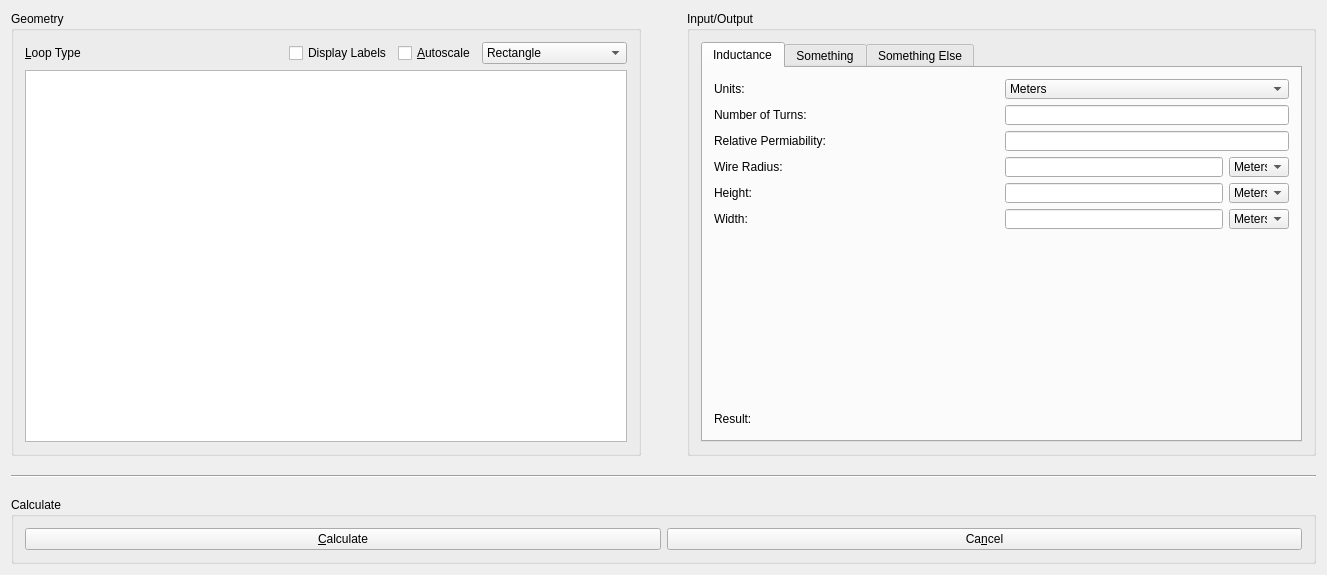
<?xml version="1.0" encoding="UTF-8"?>
<ui version="4.0">
 <class>inductanceCalc</class>
 <widget class="QWidget" name="inductanceCalc">
  <property name="geometry">
   <rect>
    <x>0</x>
    <y>0</y>
    <width>1327</width>
    <height>575</height>
   </rect>
  </property>
  <property name="windowTitle">
   <string>inductanceCalc</string>
  </property>
  <layout class="QGridLayout" name="gridLayout_13">
   <item row="3" column="0">
    <widget class="QGroupBox" name="calculateGroup">
     <property name="title">
      <string>Calculate</string>
     </property>
     <layout class="QGridLayout" name="gridLayout_12">
      <item row="0" column="0">
       <layout class="QHBoxLayout" name="horizontalLayout_17">
        <item>
         <widget class="QPushButton" name="calculateButton">
          <property name="text">
           <string>&amp;Calculate</string>
          </property>
         </widget>
        </item>
        <item>
         <widget class="QPushButton" name="cancelCalculateButton">
          <property name="text">
           <string>Ca&amp;ncel</string>
          </property>
         </widget>
        </item>
       </layout>
      </item>
     </layout>
    </widget>
   </item>
   <item row="1" column="0">
    <layout class="QHBoxLayout" name="horizontalLayout_13">
     <item>
      <widget class="QGroupBox" name="geometryGroup">
       <property name="minimumSize">
        <size>
         <width>250</width>
         <height>260</height>
        </size>
       </property>
       <property name="maximumSize">
        <size>
         <width>1000</width>
         <height>1000</height>
        </size>
       </property>
       <property name="title">
        <string>Geometry</string>
       </property>
       <layout class="QVBoxLayout" name="verticalLayout_8">
        <item>
         <layout class="QHBoxLayout" name="horizontalLayout_14">
          <item>
           <widget class="QLabel" name="loopTypeLabel">
            <property name="text">
             <string>&amp;Loop Type</string>
            </property>
            <property name="buddy">
             <cstring>loopCombo</cstring>
            </property>
           </widget>
          </item>
          <item>
           <spacer name="horizontalSpacer_23">
            <property name="orientation">
             <enum>Qt::Horizontal</enum>
            </property>
            <property name="sizeHint" stdset="0">
             <size>
              <width>40</width>
              <height>20</height>
             </size>
            </property>
           </spacer>
          </item>
          <item>
           <widget class="QCheckBox" name="labelsCheck">
            <property name="text">
             <string>Display Labels</string>
            </property>
           </widget>
          </item>
          <item>
           <widget class="QCheckBox" name="autoScaleCheck">
            <property name="enabled">
             <bool>true</bool>
            </property>
            <property name="toolTip">
             <string>Automatically scales the drawing to allow maximum visibility.</string>
            </property>
            <property name="text">
             <string>&amp;Autoscale</string>
            </property>
            <property name="checked">
             <bool>false</bool>
            </property>
           </widget>
          </item>
          <item>
           <widget class="QComboBox" name="loopCombo">
            <property name="minimumSize">
             <size>
              <width>125</width>
              <height>20</height>
             </size>
            </property>
            <property name="toolTip">
             <string>&lt;!DOCTYPE HTML PUBLIC &quot;-//W3C//DTD HTML 4.0//EN&quot; &quot;http://www.w3.org/TR/REC-html40/strict.dtd&quot;&gt;
&lt;html&gt;&lt;head&gt;&lt;meta name=&quot;qrichtext&quot; content=&quot;1&quot; /&gt;&lt;style type=&quot;text/css&quot;&gt;
p, li { white-space: pre-wrap; }
&lt;/style&gt;&lt;/head&gt;&lt;body style=&quot; font-family:'MS Shell Dlg 2'; font-size:8pt; font-weight:400; font-style:normal;&quot;&gt;
&lt;p style=&quot; margin-top:12px; margin-bottom:12px; margin-left:0px; margin-right:0px; -qt-block-indent:0; text-indent:0px;&quot;&gt;The current loop type. Click the dropdown box to select a different loop type.&lt;/p&gt;&lt;/body&gt;&lt;/html&gt;</string>
            </property>
            <item>
             <property name="text">
              <string>Rectangle</string>
             </property>
            </item>
            <item>
             <property name="text">
              <string>Square</string>
             </property>
            </item>
            <item>
             <property name="text">
              <string>Circle</string>
             </property>
            </item>
            <item>
             <property name="text">
              <string>Triangle (Equilateral)</string>
             </property>
            </item>
            <item>
             <property name="text">
              <string>Triangle (Isosceles)</string>
             </property>
            </item>
           </widget>
          </item>
         </layout>
        </item>
        <item>
         <widget class="QGraphicsView" name="geometryView">
          <property name="enabled">
           <bool>true</bool>
          </property>
          <property name="focusPolicy">
           <enum>Qt::NoFocus</enum>
          </property>
          <property name="toolTip">
           <string>&lt;html&gt;&lt;head/&gt;&lt;body&gt;&lt;p&gt;Based on user input, a live diagram of user-defined geometry will appear here.&lt;/p&gt;&lt;/body&gt;&lt;/html&gt;</string>
          </property>
          <property name="verticalScrollBarPolicy">
           <enum>Qt::ScrollBarAlwaysOff</enum>
          </property>
          <property name="horizontalScrollBarPolicy">
           <enum>Qt::ScrollBarAlwaysOff</enum>
          </property>
          <property name="sizeAdjustPolicy">
           <enum>QAbstractScrollArea::AdjustIgnored</enum>
          </property>
          <property name="interactive">
           <bool>false</bool>
          </property>
          <property name="renderHints">
           <set>QPainter::Antialiasing|QPainter::HighQualityAntialiasing|QPainter::SmoothPixmapTransform|QPainter::TextAntialiasing</set>
          </property>
          <property name="dragMode">
           <enum>QGraphicsView::NoDrag</enum>
          </property>
          <property name="transformationAnchor">
           <enum>QGraphicsView::AnchorUnderMouse</enum>
          </property>
          <property name="resizeAnchor">
           <enum>QGraphicsView::AnchorUnderMouse</enum>
          </property>
          <property name="viewportUpdateMode">
           <enum>QGraphicsView::FullViewportUpdate</enum>
          </property>
          <property name="rubberBandSelectionMode">
           <enum>Qt::ContainsItemShape</enum>
          </property>
         </widget>
        </item>
       </layout>
      </widget>
     </item>
     <item>
      <spacer name="horizontalSpacer_24">
       <property name="orientation">
        <enum>Qt::Horizontal</enum>
       </property>
       <property name="sizeType">
        <enum>QSizePolicy::Maximum</enum>
       </property>
       <property name="sizeHint" stdset="0">
        <size>
         <width>40</width>
         <height>20</height>
        </size>
       </property>
      </spacer>
     </item>
     <item>
      <widget class="QGroupBox" name="inputGroup">
       <property name="minimumSize">
        <size>
         <width>250</width>
         <height>260</height>
        </size>
       </property>
       <property name="maximumSize">
        <size>
         <width>1000</width>
         <height>1000</height>
        </size>
       </property>
       <property name="title">
        <string>Input/Output</string>
       </property>
       <layout class="QGridLayout" name="gridLayout_9">
        <item row="0" column="1">
         <layout class="QGridLayout" name="gridLayout_10">
          <item row="6" column="1">
           <widget class="QTabWidget" name="tabWidget">
            <property name="currentIndex">
             <number>0</number>
            </property>
            <widget class="QWidget" name="Inductance">
             <attribute name="title">
              <string>Inductance</string>
             </attribute>
             <attribute name="toolTip">
              <string>Calculates inductance based upon the parameters defined below.</string>
             </attribute>
             <layout class="QGridLayout" name="gridLayout">
              <item row="0" column="0">
               <layout class="QHBoxLayout" name="horizontalLayout_15">
                <item>
                 <layout class="QVBoxLayout" name="verticalLayout_2">
                  <item>
                   <layout class="QHBoxLayout" name="horizontalLayout_7">
                    <item>
                     <widget class="QLabel" name="unitsLabel">
                      <property name="minimumSize">
                       <size>
                        <width>200</width>
                        <height>20</height>
                       </size>
                      </property>
                      <property name="text">
                       <string>Units:</string>
                      </property>
                     </widget>
                    </item>
                    <item>
                     <spacer name="horizontalSpacer_25">
                      <property name="orientation">
                       <enum>Qt::Horizontal</enum>
                      </property>
                      <property name="sizeHint" stdset="0">
                       <size>
                        <width>17</width>
                        <height>20</height>
                       </size>
                      </property>
                     </spacer>
                    </item>
                   </layout>
                  </item>
                  <item>
                   <layout class="QHBoxLayout" name="horizontalLayout_8">
                    <item>
                     <widget class="QLabel" name="numTurnsLabel">
                      <property name="minimumSize">
                       <size>
                        <width>200</width>
                        <height>20</height>
                       </size>
                      </property>
                      <property name="text">
                       <string>Number of Turns:</string>
                      </property>
                     </widget>
                    </item>
                    <item>
                     <spacer name="horizontalSpacer_26">
                      <property name="orientation">
                       <enum>Qt::Horizontal</enum>
                      </property>
                      <property name="sizeHint" stdset="0">
                       <size>
                        <width>17</width>
                        <height>20</height>
                       </size>
                      </property>
                     </spacer>
                    </item>
                   </layout>
                  </item>
                  <item>
                   <layout class="QHBoxLayout" name="horizontalLayout_10">
                    <item>
                     <widget class="QLabel" name="relPermLabel">
                      <property name="minimumSize">
                       <size>
                        <width>200</width>
                        <height>20</height>
                       </size>
                      </property>
                      <property name="text">
                       <string>Relative Permiability:</string>
                      </property>
                     </widget>
                    </item>
                    <item>
                     <spacer name="horizontalSpacer_28">
                      <property name="orientation">
                       <enum>Qt::Horizontal</enum>
                      </property>
                      <property name="sizeHint" stdset="0">
                       <size>
                        <width>17</width>
                        <height>20</height>
                       </size>
                      </property>
                     </spacer>
                    </item>
                   </layout>
                  </item>
                  <item>
                   <layout class="QHBoxLayout" name="horizontalLayout_9">
                    <item>
                     <widget class="QLabel" name="wireRadiusLabel">
                      <property name="minimumSize">
                       <size>
                        <width>200</width>
                        <height>20</height>
                       </size>
                      </property>
                      <property name="text">
                       <string>Wire Radius:</string>
                      </property>
                     </widget>
                    </item>
                    <item>
                     <spacer name="horizontalSpacer_27">
                      <property name="orientation">
                       <enum>Qt::Horizontal</enum>
                      </property>
                      <property name="sizeHint" stdset="0">
                       <size>
                        <width>17</width>
                        <height>20</height>
                       </size>
                      </property>
                     </spacer>
                    </item>
                   </layout>
                  </item>
                  <item>
                   <layout class="QHBoxLayout" name="horizontalLayout_11">
                    <item>
                     <widget class="QLabel" name="heightLabel">
                      <property name="minimumSize">
                       <size>
                        <width>200</width>
                        <height>20</height>
                       </size>
                      </property>
                      <property name="text">
                       <string>Height:</string>
                      </property>
                     </widget>
                    </item>
                    <item>
                     <spacer name="horizontalSpacer_29">
                      <property name="orientation">
                       <enum>Qt::Horizontal</enum>
                      </property>
                      <property name="sizeHint" stdset="0">
                       <size>
                        <width>17</width>
                        <height>20</height>
                       </size>
                      </property>
                     </spacer>
                    </item>
                   </layout>
                  </item>
                  <item>
                   <layout class="QHBoxLayout" name="horizontalLayout_12">
                    <item>
                     <widget class="QLabel" name="widthLabel">
                      <property name="minimumSize">
                       <size>
                        <width>200</width>
                        <height>20</height>
                       </size>
                      </property>
                      <property name="text">
                       <string>Width:</string>
                      </property>
                     </widget>
                    </item>
                    <item>
                     <spacer name="horizontalSpacer_30">
                      <property name="orientation">
                       <enum>Qt::Horizontal</enum>
                      </property>
                      <property name="sizeHint" stdset="0">
                       <size>
                        <width>14</width>
                        <height>17</height>
                       </size>
                      </property>
                     </spacer>
                    </item>
                   </layout>
                  </item>
                 </layout>
                </item>
                <item>
                 <layout class="QVBoxLayout" name="verticalLayout">
                  <item>
                   <widget class="QComboBox" name="unitsCombo">
                    <property name="minimumSize">
                     <size>
                      <width>120</width>
                      <height>20</height>
                     </size>
                    </property>
                    <property name="toolTip">
                     <string>&lt;html&gt;&lt;head/&gt;&lt;body&gt;&lt;p&gt;Change the default unit of measurement here. Individual units can be changed in the selection boxes below.&lt;/p&gt;&lt;/body&gt;&lt;/html&gt;</string>
                    </property>
                    <item>
                     <property name="text">
                      <string>Meters</string>
                     </property>
                    </item>
                    <item>
                     <property name="text">
                      <string>cm</string>
                     </property>
                    </item>
                    <item>
                     <property name="text">
                      <string>mm</string>
                     </property>
                    </item>
                    <item>
                     <property name="text">
                      <string>Inches</string>
                     </property>
                    </item>
                    <item>
                     <property name="text">
                      <string>mil</string>
                     </property>
                    </item>
                   </widget>
                  </item>
                  <item>
                   <layout class="QHBoxLayout" name="horizontalLayout_2">
                    <item>
                     <widget class="QLineEdit" name="numTurnsEditor">
                      <property name="minimumSize">
                       <size>
                        <width>100</width>
                        <height>20</height>
                       </size>
                      </property>
                      <property name="text">
                       <string/>
                      </property>
                      <property name="placeholderText">
                       <string/>
                      </property>
                     </widget>
                    </item>
                   </layout>
                  </item>
                  <item>
                   <layout class="QHBoxLayout" name="horizontalLayout_4">
                    <item>
                     <widget class="QLineEdit" name="relPermEditor">
                      <property name="minimumSize">
                       <size>
                        <width>100</width>
                        <height>20</height>
                       </size>
                      </property>
                      <property name="text">
                       <string/>
                      </property>
                      <property name="placeholderText">
                       <string/>
                      </property>
                     </widget>
                    </item>
                   </layout>
                  </item>
                  <item>
                   <layout class="QHBoxLayout" name="horizontalLayout_3">
                    <item>
                     <widget class="QLineEdit" name="wireRadiusEditor">
                      <property name="minimumSize">
                       <size>
                        <width>100</width>
                        <height>20</height>
                       </size>
                      </property>
                      <property name="text">
                       <string/>
                      </property>
                      <property name="placeholderText">
                       <string/>
                      </property>
                     </widget>
                    </item>
                    <item>
                     <widget class="QComboBox" name="wireRadiusUnit">
                      <property name="minimumSize">
                       <size>
                        <width>60</width>
                        <height>20</height>
                       </size>
                      </property>
                      <property name="maximumSize">
                       <size>
                        <width>60</width>
                        <height>20</height>
                       </size>
                      </property>
                      <item>
                       <property name="text">
                        <string>Meters</string>
                       </property>
                      </item>
                      <item>
                       <property name="text">
                        <string>cm</string>
                       </property>
                      </item>
                      <item>
                       <property name="text">
                        <string>mm</string>
                       </property>
                      </item>
                      <item>
                       <property name="text">
                        <string>Inches</string>
                       </property>
                      </item>
                      <item>
                       <property name="text">
                        <string>mil</string>
                       </property>
                      </item>
                     </widget>
                    </item>
                   </layout>
                  </item>
                  <item>
                   <layout class="QHBoxLayout" name="horizontalLayout_5">
                    <item>
                     <widget class="QLineEdit" name="heightEditor">
                      <property name="minimumSize">
                       <size>
                        <width>100</width>
                        <height>20</height>
                       </size>
                      </property>
                      <property name="text">
                       <string/>
                      </property>
                      <property name="placeholderText">
                       <string/>
                      </property>
                     </widget>
                    </item>
                    <item>
                     <widget class="QComboBox" name="heightUnit">
                      <property name="minimumSize">
                       <size>
                        <width>60</width>
                        <height>20</height>
                       </size>
                      </property>
                      <property name="maximumSize">
                       <size>
                        <width>60</width>
                        <height>20</height>
                       </size>
                      </property>
                      <item>
                       <property name="text">
                        <string>Meters</string>
                       </property>
                      </item>
                      <item>
                       <property name="text">
                        <string>cm</string>
                       </property>
                      </item>
                      <item>
                       <property name="text">
                        <string>mm</string>
                       </property>
                      </item>
                      <item>
                       <property name="text">
                        <string>Inches</string>
                       </property>
                      </item>
                      <item>
                       <property name="text">
                        <string>mil</string>
                       </property>
                      </item>
                     </widget>
                    </item>
                   </layout>
                  </item>
                  <item>
                   <layout class="QHBoxLayout" name="horizontalLayout_6">
                    <item>
                     <widget class="QLineEdit" name="widthEditor">
                      <property name="minimumSize">
                       <size>
                        <width>100</width>
                        <height>20</height>
                       </size>
                      </property>
                      <property name="text">
                       <string/>
                      </property>
                      <property name="placeholderText">
                       <string/>
                      </property>
                     </widget>
                    </item>
                    <item>
                     <widget class="QComboBox" name="widthUnit">
                      <property name="minimumSize">
                       <size>
                        <width>60</width>
                        <height>20</height>
                       </size>
                      </property>
                      <property name="maximumSize">
                       <size>
                        <width>60</width>
                        <height>20</height>
                       </size>
                      </property>
                      <item>
                       <property name="text">
                        <string>Meters</string>
                       </property>
                      </item>
                      <item>
                       <property name="text">
                        <string>cm</string>
                       </property>
                      </item>
                      <item>
                       <property name="text">
                        <string>mm</string>
                       </property>
                      </item>
                      <item>
                       <property name="text">
                        <string>Inches</string>
                       </property>
                      </item>
                      <item>
                       <property name="text">
                        <string>mil</string>
                       </property>
                      </item>
                     </widget>
                    </item>
                   </layout>
                  </item>
                 </layout>
                </item>
               </layout>
              </item>
              <item row="1" column="0">
               <spacer name="verticalSpacer_11">
                <property name="orientation">
                 <enum>Qt::Vertical</enum>
                </property>
                <property name="sizeHint" stdset="0">
                 <size>
                  <width>20</width>
                  <height>204</height>
                 </size>
                </property>
               </spacer>
              </item>
              <item row="2" column="0">
               <layout class="QHBoxLayout" name="horizontalLayout">
                <item>
                 <widget class="QLabel" name="resultLabel">
                  <property name="minimumSize">
                   <size>
                    <width>200</width>
                    <height>20</height>
                   </size>
                  </property>
                  <property name="text">
                   <string>Result:</string>
                  </property>
                 </widget>
                </item>
                <item>
                 <spacer name="horizontalSpacer">
                  <property name="orientation">
                   <enum>Qt::Horizontal</enum>
                  </property>
                  <property name="sizeHint" stdset="0">
                   <size>
                    <width>40</width>
                    <height>20</height>
                   </size>
                  </property>
                 </spacer>
                </item>
                <item>
                 <widget class="QLabel" name="answerLabel">
                  <property name="minimumSize">
                   <size>
                    <width>100</width>
                    <height>20</height>
                   </size>
                  </property>
                  <property name="text">
                   <string/>
                  </property>
                 </widget>
                </item>
               </layout>
              </item>
             </layout>
            </widget>
            <widget class="QWidget" name="Something">
             <attribute name="title">
              <string>Something</string>
             </attribute>
            </widget>
            <widget class="QWidget" name="tab">
             <attribute name="title">
              <string>Something Else</string>
             </attribute>
            </widget>
           </widget>
          </item>
         </layout>
        </item>
       </layout>
      </widget>
     </item>
    </layout>
   </item>
   <item row="2" column="0">
    <layout class="QVBoxLayout" name="verticalLayout_9">
     <item>
      <spacer name="verticalSpacer_12">
       <property name="orientation">
        <enum>Qt::Vertical</enum>
       </property>
       <property name="sizeType">
        <enum>QSizePolicy::Fixed</enum>
       </property>
       <property name="sizeHint" stdset="0">
        <size>
         <width>20</width>
         <height>13</height>
        </size>
       </property>
      </spacer>
     </item>
     <item>
      <widget class="Line" name="line_5">
       <property name="orientation">
        <enum>Qt::Horizontal</enum>
       </property>
      </widget>
     </item>
     <item>
      <spacer name="verticalSpacer_13">
       <property name="orientation">
        <enum>Qt::Vertical</enum>
       </property>
       <property name="sizeType">
        <enum>QSizePolicy::Fixed</enum>
       </property>
       <property name="sizeHint" stdset="0">
        <size>
         <width>20</width>
         <height>13</height>
        </size>
       </property>
      </spacer>
     </item>
    </layout>
   </item>
  </layout>
 </widget>
 <layoutdefault spacing="6" margin="11"/>
 <tabstops>
  <tabstop>calculateButton</tabstop>
  <tabstop>cancelCalculateButton</tabstop>
  <tabstop>loopCombo</tabstop>
  <tabstop>geometryView</tabstop>
 </tabstops>
 <resources/>
 <connections/>
</ui>
